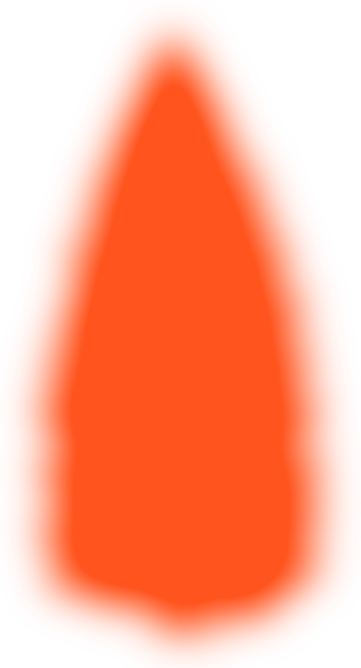
#> input picture scripts/pitch-deck/trees/douglas-glow.png, 361 x 668 px
$ python extract-trees.py trees/douglas-glow.png
#> lines starting #> are read from the running program, lines starting #| are printed output that depends on the picture; after the words box and inside, x2 and y2 are one past the last pixel; in counts of white or black regions, pixels touching at a corner belong together
"""Cuts the four trees out of the botanical reference plate and writes them for the Partnership slide.

    python3 scripts/pitch-deck/extract-trees.py <plate.png>

For each tree it writes scripts/pitch-deck/trees/<name>.png (the drawing on a transparent background) and
<name>-silhouette.png (the same shape, filled flat in forest green) and <name>-glow.png (an orange glow
in the tree's shape, 40px larger on every side, to sit behind it). The background is the plate's
cream paper; only the largest connected shape in each crop is kept, so labels and ground marks drop out.
"""
import sys
from collections import deque
from pathlib import Path

import numpy as np
from PIL import Image, ImageFilter

PLATE = Path(sys.argv[1])
OUT = Path(__file__).resolve().parent / 'trees'
FILL = (104, 158, 74)  # forest green
GLOW = (255, 84, 30)  # ember orange, for the glow behind each tree
# (name, crop box on the 1254x1254 plate: left, top, right, bottom) — each box holds one tree, trunk to tip.
TREES = [
    ('ponderosa', (10, 5, 370, 600)),
    ('sugar', (630, 5, 940, 602)),
    ('sequoia', (10, 630, 330, 1238)),
    ('douglas', (630, 630, 940, 1222)),
]


def largest_component(mask):
    h, w = mask.shape
    seen = np.zeros_like(mask, dtype=bool)
    best = []
    for y0 in range(0, h, 2):
        for x0 in range(0, w, 2):
            if not mask[y0, x0] or seen[y0, x0]:
                continue
            q, comp = deque([(y0, x0)]), []
            seen[y0, x0] = True
            while q:
                y, x = q.popleft()
                comp.append((y, x))
                for dy, dx in ((1, 0), (-1, 0), (0, 1), (0, -1)):
                    ny, nx = y + dy, x + dx
                    if 0 <= ny < h and 0 <= nx < w and mask[ny, nx] and not seen[ny, nx]:
                        seen[ny, nx] = True
                        q.append((ny, nx))
            if len(comp) > len(best):
                best = comp
    keep = np.zeros_like(mask, dtype=bool)
    ys, xs = zip(*best)
    keep[list(ys), list(xs)] = True
    return keep


def main():
    plate = Image.open(PLATE).convert('RGB')
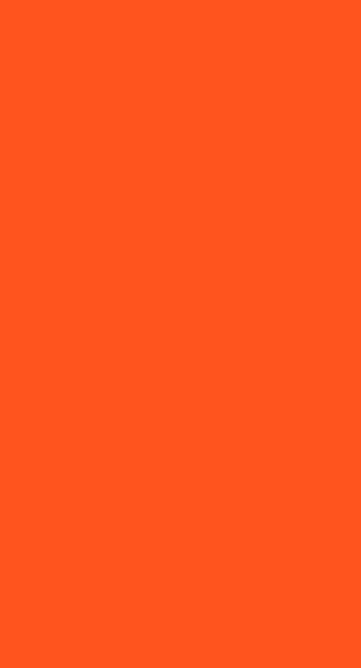
#> plate: PIL image 361x668 RGB; mean R, G, B 255, 84, 30
    paper = np.array([252, 248, 237], dtype=float)
    OUT.mkdir(exist_ok=True)
    for name, box in TREES:
        crop = plate.crop(box)
        a = np.asarray(crop, dtype=float)
        dist = np.sqrt(((a - paper) ** 2).sum(axis=2))
        ink = dist > 38
        # close tiny gaps between needles so the crown reads as one mass, then keep the tree itself
        m = Image.fromarray((ink * 255).astype('uint8')).filter(ImageFilter.MaxFilter(5)).filter(ImageFilter.MinFilter(3))
        tree = largest_component(np.asarray(m) > 127)
        # drop the grass line at the very bottom: keep only rows above the lowest trunk-width row
        alpha = Image.fromarray((tree * 255).astype('uint8')).filter(ImageFilter.GaussianBlur(0.8))
        ys, xs = np.nonzero(tree)
        bbox = (xs.min(), ys.min(), xs.max() + 1, ys.max() + 1)
        drawing = crop.convert('RGBA')
        drawing.putalpha(alpha)
        drawing.crop(bbox).save(OUT / f'{name}.png')
        sil = Image.new('RGBA', crop.size, FILL + (0,))
        sil.putalpha(alpha)
        sil.crop(bbox).save(OUT / f'{name}-silhouette.png')
        # an orange glow in the tree's own shape, padded so the blur has room; the slide puts it behind the tree
        pad = 40
        big = Image.new('L', (crop.size[0] + 2 * pad, crop.size[1] + 2 * pad), 0)
        big.paste(Image.fromarray((tree * 255).astype('uint8')), (pad, pad))
        halo = big.filter(ImageFilter.MaxFilter(7)).filter(ImageFilter.GaussianBlur(20))
        halo = halo.point(lambda v: min(255, int(v * 1.25)))
        glow = Image.new('RGBA', big.size, GLOW + (0,))
        glow.putalpha(halo)
        glow.crop((bbox[0], bbox[1], bbox[2] + 2 * pad, bbox[3] + 2 * pad)).save(OUT / f'{name}-glow.png')
        print(name, 'size', bbox[2] - bbox[0], 'x', bbox[3] - bbox[1])
#> this loop made 4 passes
#> bbox on passes 1 to 4: (0, 0, 360, 595), (0, 0, 310, 597), (0, 0, 320, 608), (0, 0, 310, 592)
#| ponderosa size 360 x 595
#| sugar size 310 x 597
#| sequoia size 320 x 608
#| douglas size 310 x 592
#> pass 1, in main, `crop = plate.crop(box)`:
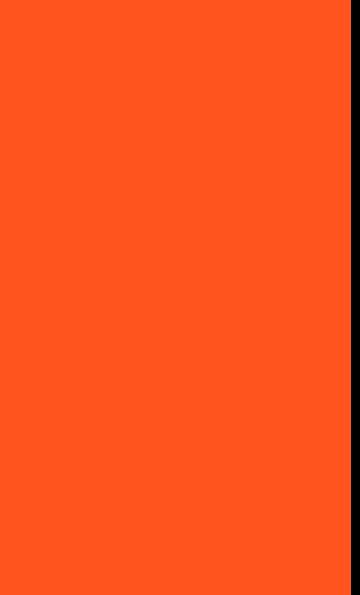
#> crop: PIL image 360x595 RGB; mean R, G, B 248.6, 81.9, 29.2
#> pass 1, in main, `dist = np.sqrt(((a - paper) ** 2).sum(axis=2))`:
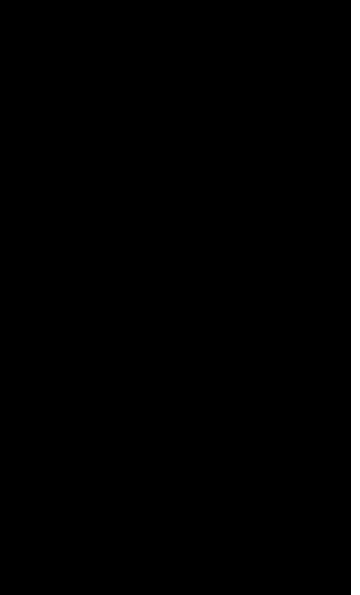
#> dist: shape (595, 360) float64; values 264.1 (black) and 425.6 (white), 2.5% white; 1 white region, box (x1, y1, x2, y2) and area: (351, 0, 360, 595) 5355
#> after the loop: alpha: PIL image 310x592 L; every value is 255
#> after the loop:
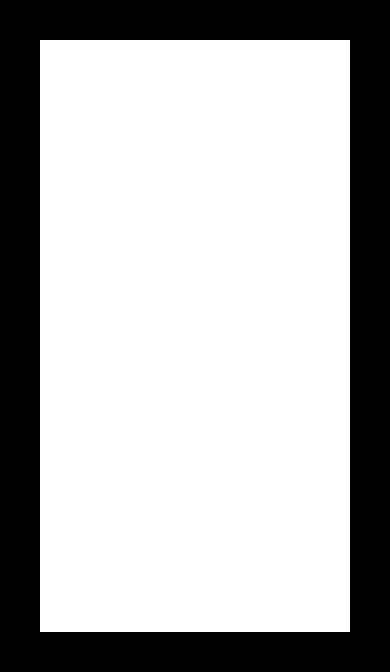
#> big: PIL image 390x672 L; 70% white; 1 black region, box (x1, y1, x2, y2) and area: (0, 0, 390, 672) 78560
#> after the loop:
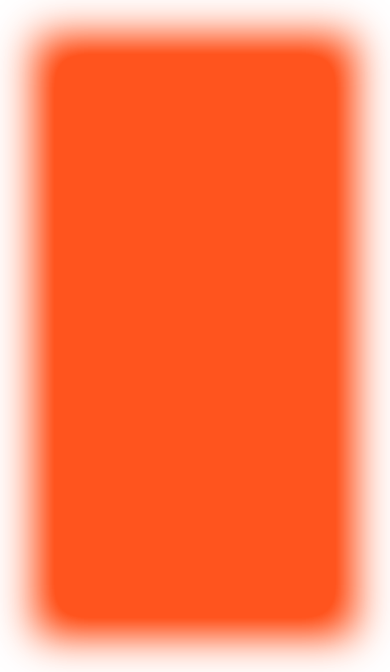
#> glow: PIL image 390x672 RGBA; mean R, G, B, A 255, 84, 30, 195.1; transparent parts drawn white
#> after the loop:
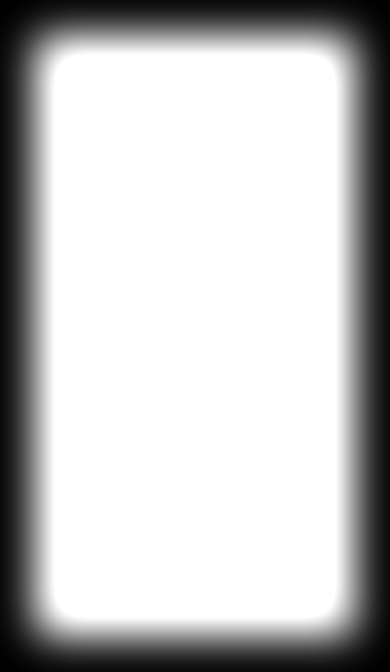
#> halo: PIL image 390x672 L; min 0, max 255, mean 195.1
#> after the loop:
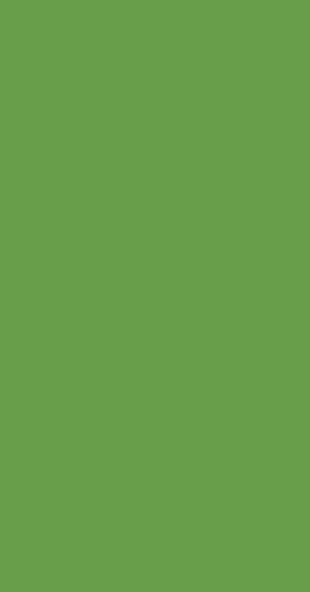
#> sil: PIL image 310x592 RGBA; mean R, G, B, A 104, 158, 74, 255
#> after the loop: tree: shape (592, 310) bool; every value is 1


if __name__ == '__main__':
    main()

$ run again, on scripts/pitch-deck/trees/douglas.png
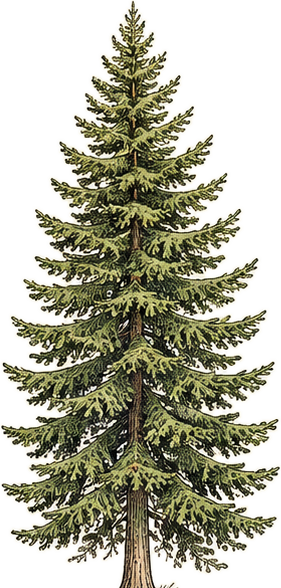
#> input picture scripts/pitch-deck/trees/douglas.png, 281 x 588 px
#> the loop in main, `for name, box in TREES:` made 4 passes
#> bbox on passes 1 to 4: (0, 0, 360, 595), (0, 0, 310, 597), (0, 0, 320, 608), (0, 0, 310, 592)
#> (printed output is left out)
#> pass 1, in main, `crop = plate.crop(box)`:
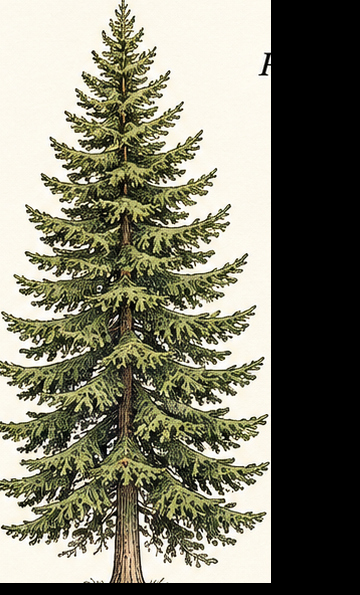
#> crop: PIL image 360x595 RGB; mean R, G, B 127.1, 125.7, 109
#> pass 1, in main, `ink = dist > 38`:
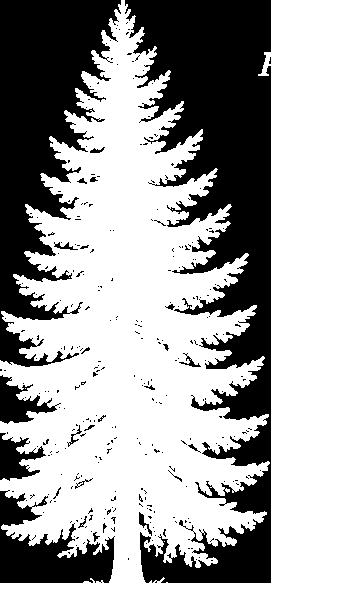
#> ink: shape (595, 360) bool; 65.8% white; 300 black regions (276 under 20 px), largest, box (x1, y1, x2, y2) and area: (125, 0, 271, 583) 40560, (0, 0, 121, 367) 23087, (0, 490, 115, 583) 5431
